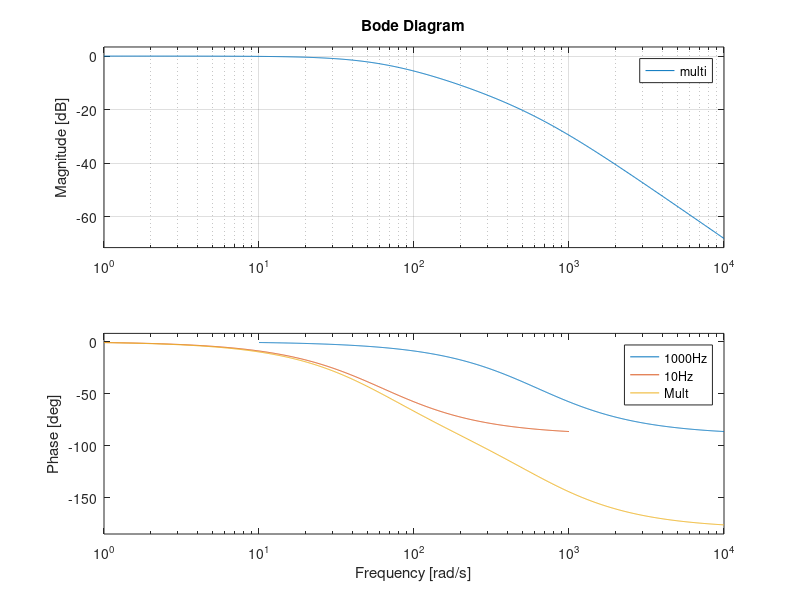

The MATLAB source for this figure:
%TP1
%Delgadillo Marcos
%75196

%Filtro 1kHz
num1=[628];
den1=[1 628];

filtro1=tf(num1,den1);
bode(filtro1);
grid();
hold();

%Filtro 10Hz
num2=[62.8];
den2=[1 62.8];

filtro2=tf(num2,den2);
bode(filtro2);
grid();

multi=filtro1*filtro2;
bode(multi);
grid();

%title("Filtros");
legend("1000Hz","10Hz","Mult");